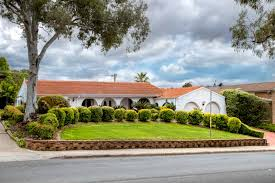
#> input picture IIIT-A/ImageSegmenatation/House.jpeg, 275 x 183 px
$ jupyter execute imageTosketch.ipynb   (older library calls are emulated)
#> lines starting #> are read from the running program, lines starting #| are printed output that depends on the picture
[cell 1]
import cv2
import matplotlib.pyplot as plt
import numpy as np

[cell 2]
img = cv2.imread("House.jpeg")
#> img is the input picture: shape (183, 275, 3); mean B, G, R 130.2, 145.1, 144.9

[cell 3]
plt.imshow(img)

[cell 4]
# blur_img = cv2.GaussianBlur(img,(3,3),0)
#plt.imshow(blur_img)

[cell 5]
gray = cv2.cvtColor(img,cv2.COLOR_BGR2GRAY)
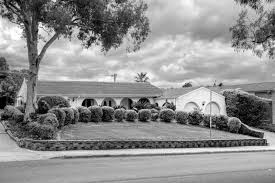
#> gray: shape (183, 275); min 0, max 255, mean 143.4

[cell 6]
plt.imshow(gray,"gray")

[cell 7]
edge_img = cv2.Canny(img,67,100)
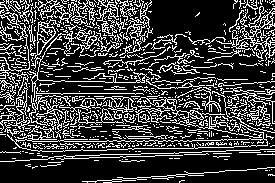
#> edge_img: shape (183, 275); 24.6% white in thin lines or dots
plt.imshow(edge_img,"gray")

[cell 8]
# ## thresholding adaptive
# th3 = cv2.adaptiveThreshold(edge_img,255,cv2.ADAPTIVE_THRESH_MEAN_C,cv2.THRESH_BINARY,11,2)
# plt.imshow(th3,"gray")

[cell 9]
new = 255 - edge_img
#> new: shape (183, 275); 75.4% white; black in thin lines or dots

[cell 10]
final = cv2.GaussianBlur(new,(5,5),0)
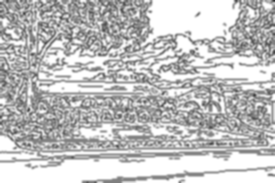
#> final: shape (183, 275); min 44, max 255, mean 192

[cell 11]
plt.imshow(final,"gray")

[cell 12]
# using to calculate the gradient intensity of the image.
laplacian = cv2.Laplacian(gray,cv2.CV_8U)
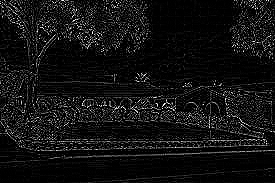
#> laplacian: shape (183, 275); min 0, max 255, mean 18.1
plt.imshow(laplacian,"gray")

[cell 13]
laplacian_invert = 255 - laplacian
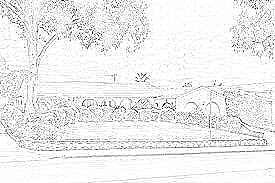
#> laplacian_invert: shape (183, 275); min 0, max 255, mean 236.9

$ run again, with IIIT-A/ImageSegmenatation/Raghav.jpeg copied over IIIT-A/ImageSegmenatation/House.jpeg
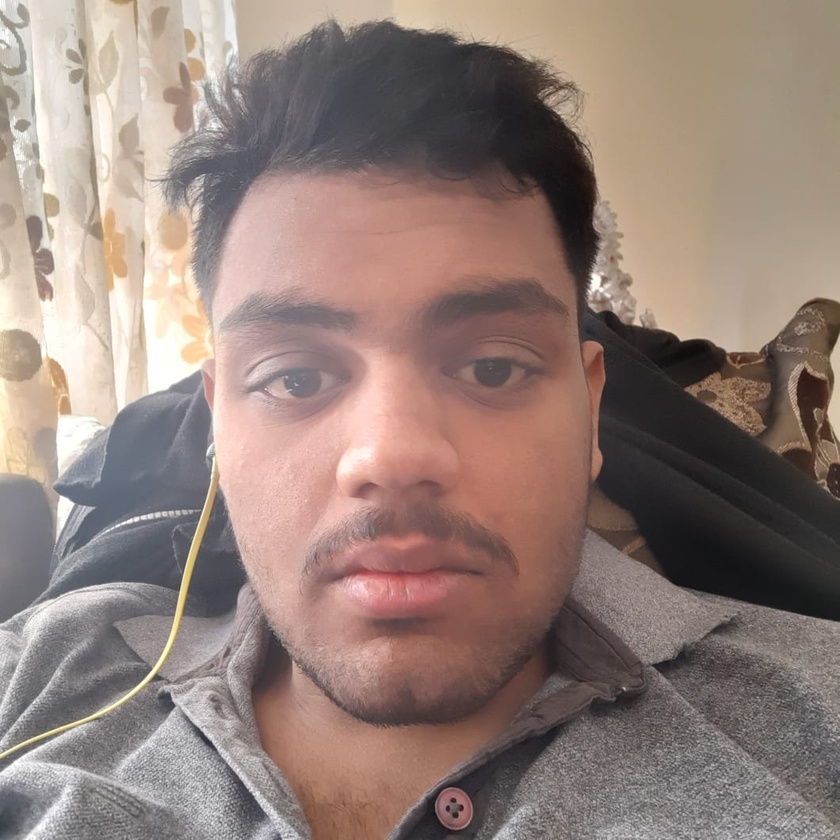
#> input picture IIIT-A/ImageSegmenatation/Raghav.jpeg, 840 x 840 px, shrunk from 1060 x 1060 before the run
#> img is the input picture: shape (840, 840, 3); mean B, G, R 121.1, 128.5, 147.7
#> `edge_img = cv2.Canny(img,67,100)`:
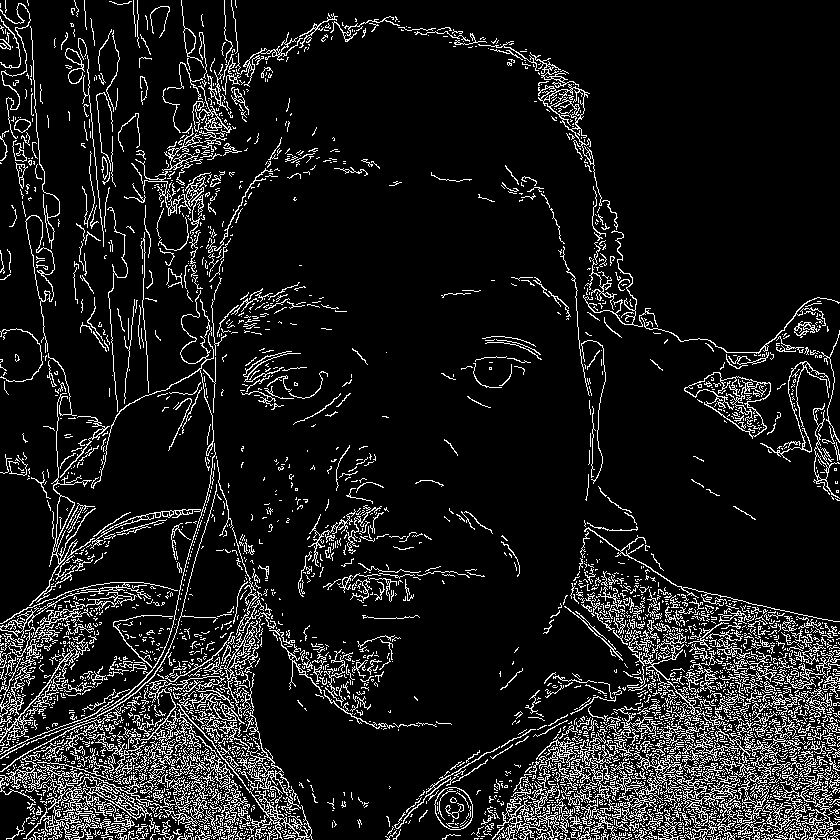
#> edge_img: shape (840, 840); 10.6% white in thin lines or dots
#> new: shape (840, 840); 89.4% white; black in thin lines or dots
#> `laplacian_invert = 255 - laplacian`:
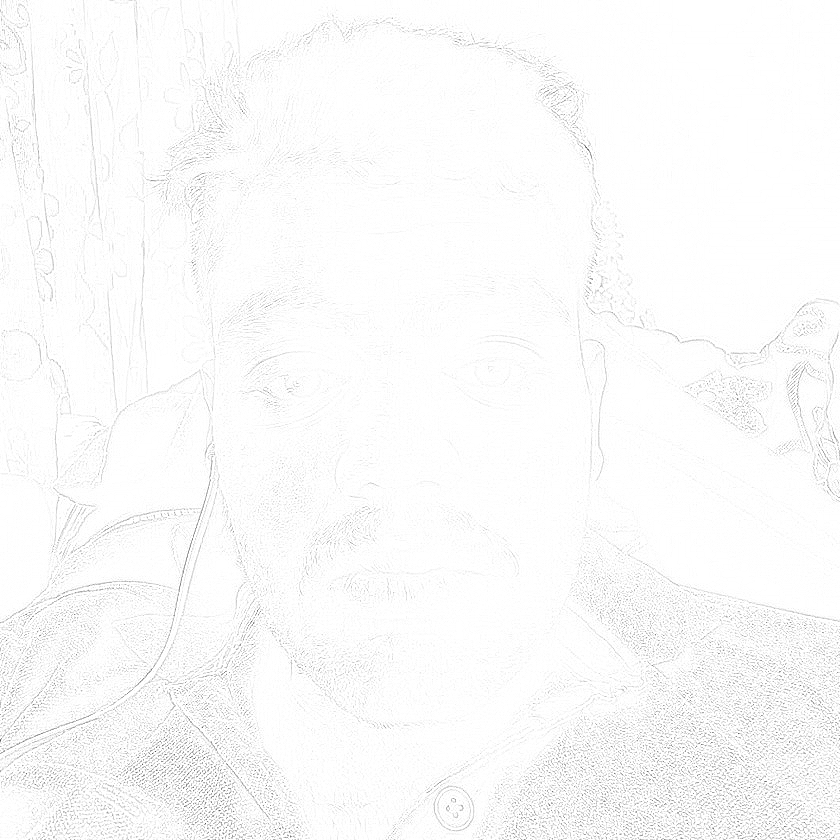
#> laplacian_invert: shape (840, 840); min 79, max 255, mean 250.3

$ run again, with IIIT-A/ImageSegmenatation/newRaghav.jpeg copied over IIIT-A/ImageSegmenatation/House.jpeg
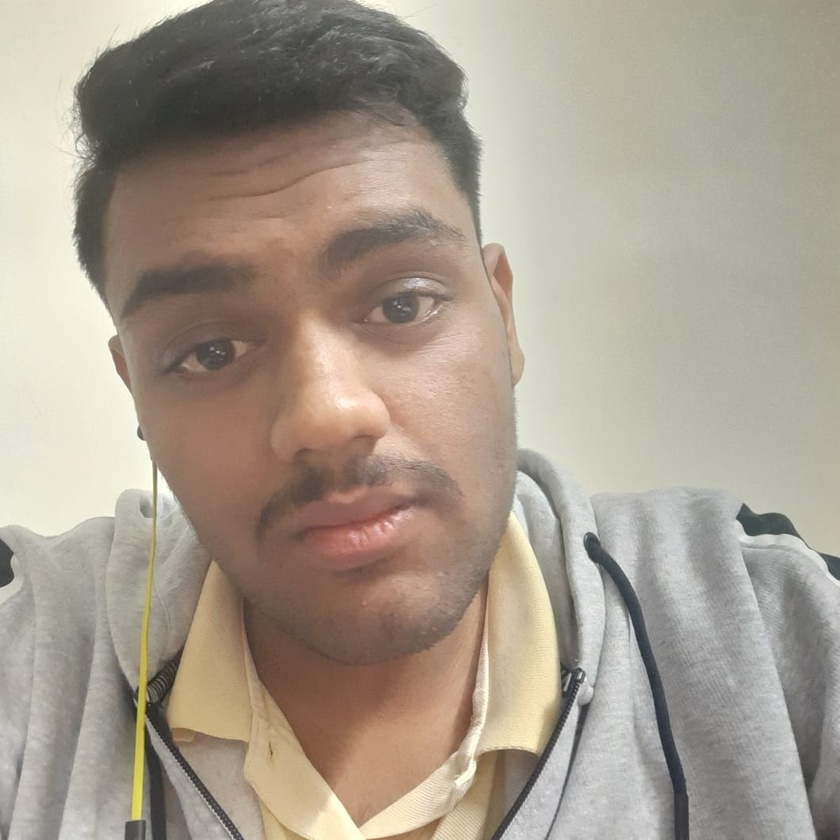
#> input picture IIIT-A/ImageSegmenatation/newRaghav.jpeg, 840 x 840 px, shrunk from 1060 x 1060 before the run
#> img is the input picture: shape (840, 840, 3); mean B, G, R 142.7, 156.6, 167.9
#> `edge_img = cv2.Canny(img,67,100)`:
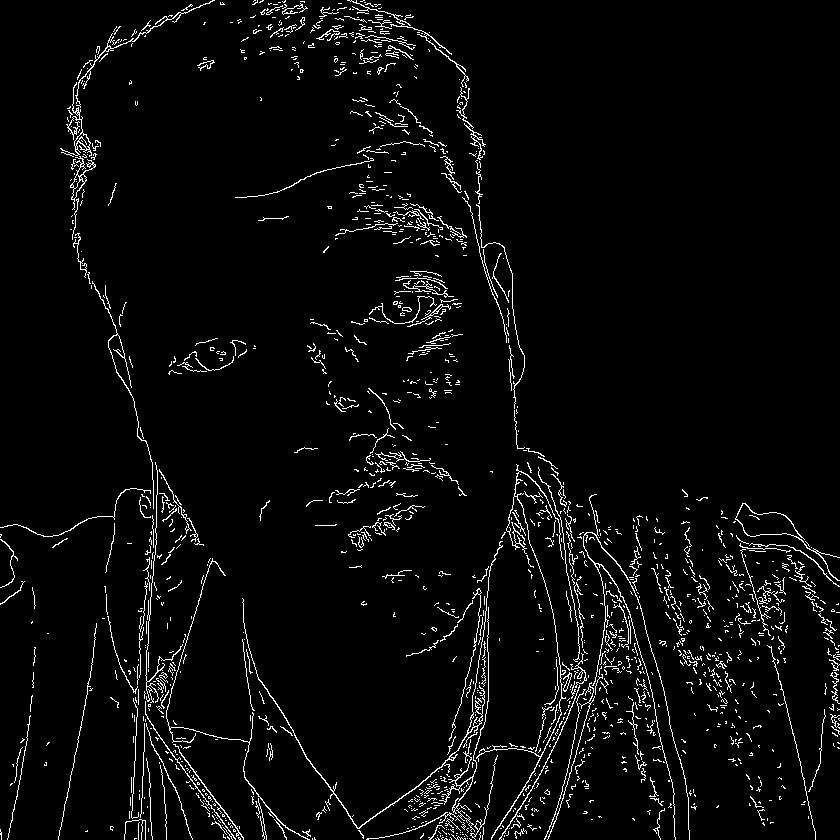
#> edge_img: shape (840, 840); 3.9% white in thin lines or dots
#> new: shape (840, 840); 96.1% white; black in thin lines or dots
#> `laplacian_invert = 255 - laplacian`:
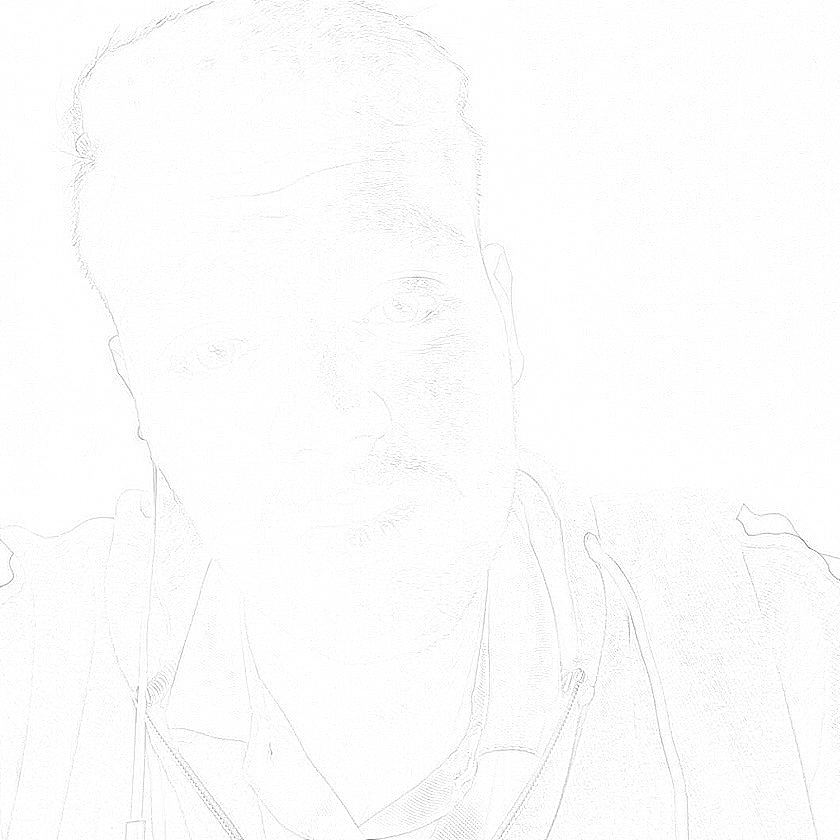
#> laplacian_invert: shape (840, 840); min 102, max 255, mean 252.5
